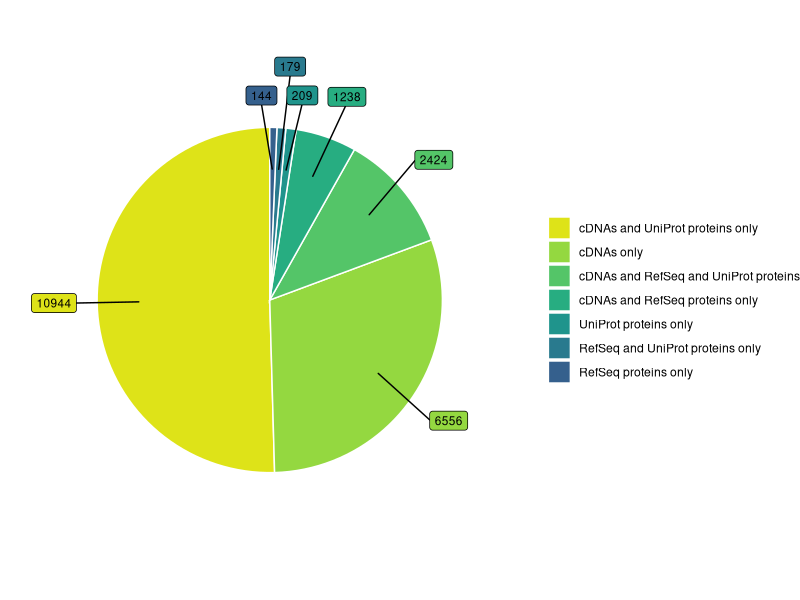

Recreate this plot in R.
library(dplyr)
library(ggplot2)
library(ggrepel)
library(viridis)

dta <- read.table(text = "cDNAs only	6556
RefSeq proteins only	144
UniProt proteins only	209
RefSeq and UniProt proteins only	179
cDNAs and RefSeq proteins only	1238
cDNAs and UniProt proteins only	10944
cDNAs and RefSeq and UniProt proteins	2424", sep = "\t")
dta <- dta[order(dta[, "V2"], decreasing = TRUE), ]
dta[, "V1"] <- factor(dta[, "V1"], levels = unique(dta[, "V1"]))
dta <- dta %>% mutate(pos = (cumsum(rev(V2))-rev(V2)/2))

ggplot(data = dta, aes(x = 1, y = V2, fill = V1)) +
    geom_bar(width = 1, stat = "identity", colour = "white") +
    geom_label_repel(aes(x = 1.25, y = rev(pos), label = V2),
        colour = "black",
        size = 3,
        nudge_x = 0.5,
        # nudge_y = 0.5,
        segment.colour = "black",
        min.segment.length = unit(0, "lines"),

        show.legend = FALSE
    ) +
    coord_polar(theta = "y") +
    scale_fill_viridis(discrete = TRUE, name = NULL, begin = 0.95, end = 0.30) +
    theme_void()
